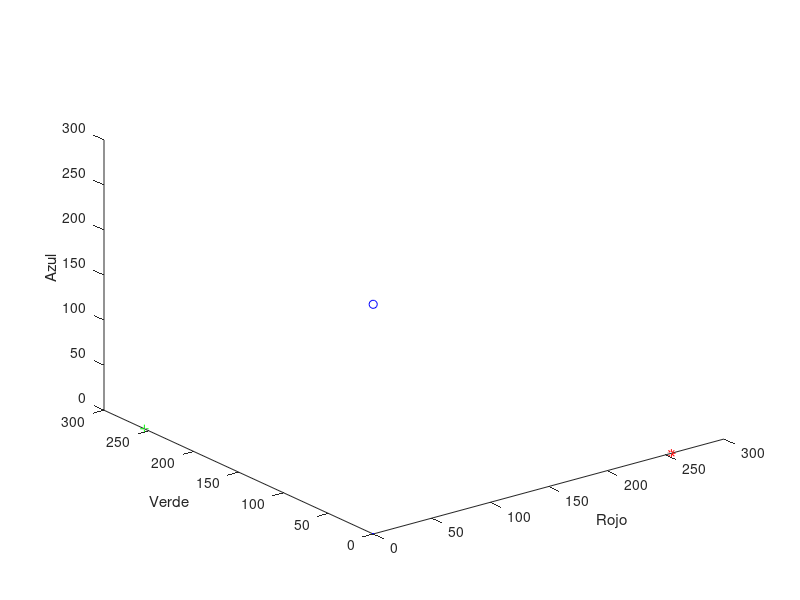

MATLAB code for this plot:
clc; clear all; close all;

%-------------------------------------------
% Plot Ejemplo
%-------------------------------------------
plot3([0],[0],[0],".b");
hold on;
plot3([255],[0],[0],"*","color",[1.0,0.0,0.0]);
plot3([0],[255],[0],"+","color",[0.0,1.0,0.0]);
plot3([0],[0],[255],"o","color",[0.0,0.0,1.0]);


%-------------------------------------------
% Etiqueta los ejes
%-------------------------------------------
xlabel("Rojo");
ylabel("Verde");
zlabel("Azul");